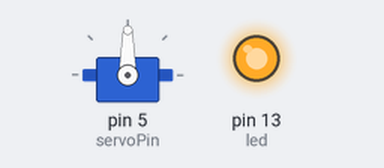
The sketch below on a simulated Arduino Uno, built with avr-gcc and run on an emulated ATmega328P. Shown: servo, output pins drawn as LEDs (lit = HIGH).

Above: at 0.05 s.
At 1.0 s:
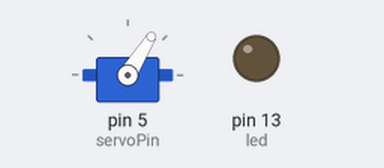
At 2.0 s:
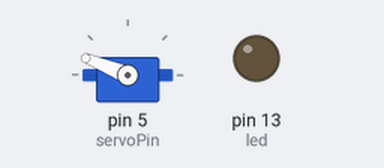
At 4.0 s:
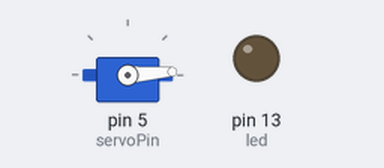
Timing chart, 0 to 5.2 s (numbered marks = the images above):
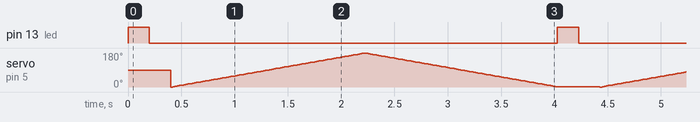

The sketch:

TestArduino.ino
```cpp
//#include <Blink.h>
/*
 * This is is a test project to make sure that it uploads correctly
 * to GitHub and to see where it saves my code
 *
 * UPDATE: NEW LIBRARY BLINK THAT I MADE
 */


//Blink led(13);
#include <Servo.h>;
Servo myServo;

const int led = 13;
const int servoPin = 5;

void setup() {
  pinMode(led,OUTPUT);
  myServo.attach(servoPin);
}

void loop() {
  testLED(led);
  sweepServo();
}
//------------------------ TEST METHODS ------------------------------
void testLED(int pin){
  digitalWrite(pin,HIGH);
  delay(200);
  digitalWrite(pin,LOW) ;
  delay(200);
}
void sweepServo(){
  for(int i=0; i<180; i++){
    myServo.write(i);
    delay(10);
  }
  for(int i=180; i>0; i--){
    myServo.write(i);
    delay(10);
  }
}
```

Measured:
- by itself, pin 13 (led): alternates HIGH for 0.20 s and LOW for 3.8 s
